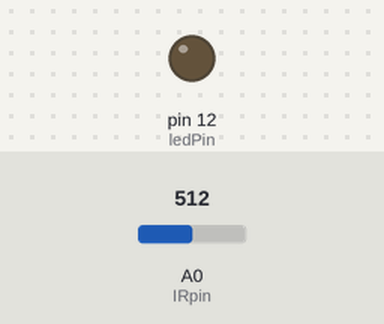
Recording of a sketch running on a simulated Arduino Uno, built with avr-gcc and run on an emulated ATmega328P. On the bench: output pins drawn as LEDs (lit = HIGH). The inputs (shaded band) are chosen by the test bench; at power-on: A0 (IRpin) = 512.

Above: at 1.2 s.
1.3 s: A0 (IRpin) set to 408
2.8 s: A0 (IRpin) set to 388
At 4.0 s:
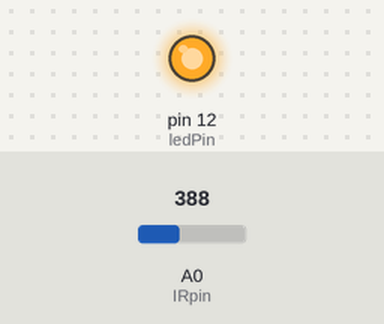
4.3 s: A0 (IRpin) set to 410
At 5.4 s:
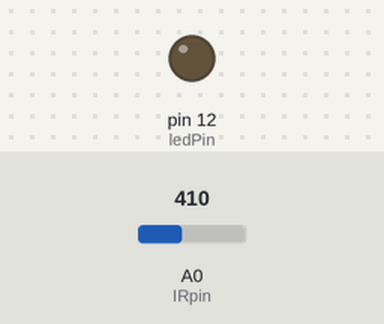
5.8 s: A0 (IRpin) set to 390
At 6.5 s:
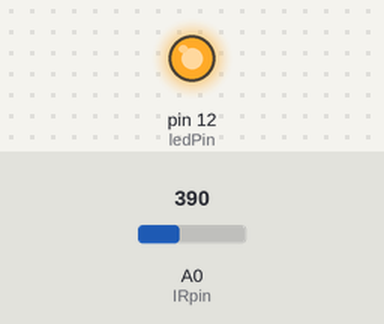
Timing chart, 0 to 8.3 s (numbered marks = the images above; inputs shaded):
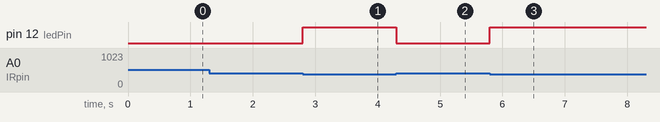

Measured:
- the behaviour switches between 400 and 399 on A0 (IRpin) (found by bisection; images 0 and 1)
- after the input at 1.3 s, every drawn part: stays the same
- after the input at 2.8 s, pin 12 (ledPin): LOW → HIGH at once
- after the input at 4.3 s, pin 12 (ledPin): HIGH → LOW at once
- after the input at 5.8 s, pin 12 (ledPin): LOW → HIGH at once

The sketch:

ex2_03.ino
```cpp
const int IRpin = A0;
const int ledPin = 12;

int threshold = 400;
void setup() {
  pinMode(IRpin,INPUT);
  pinMode(ledPin,OUTPUT);
}
void loop() {
	int IRread = analogRead(IRpin);
  if (IRread < threshold) {
    digitalWrite(ledPin, HIGH); // Object detected -> Turn LED ON
  } else {
    digitalWrite(ledPin, LOW);  // No object detected -> Turn LED OFF
  }
}
```
